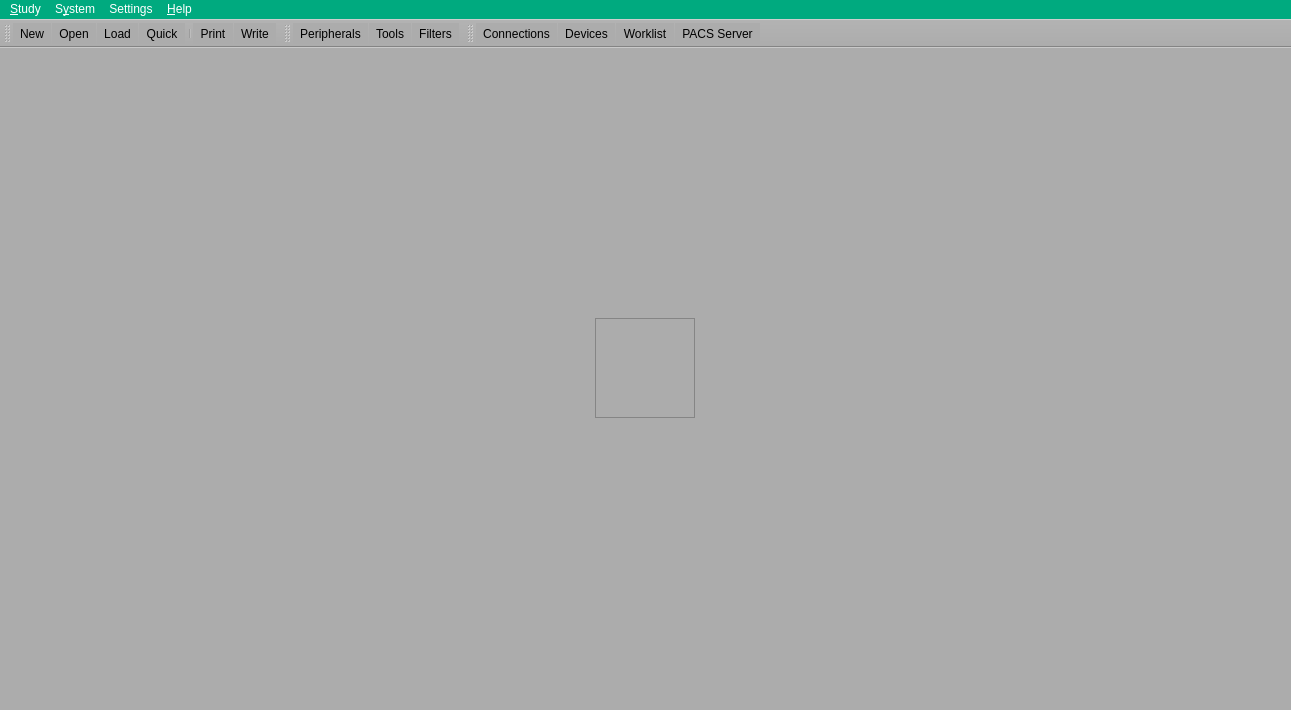
<?xml version="1.0" encoding="UTF-8"?>
<ui version="4.0">
 <class>MainWindow</class>
 <widget class="QMainWindow" name="MainWindow">
  <property name="geometry">
   <rect>
    <x>0</x>
    <y>0</y>
    <width>1291</width>
    <height>710</height>
   </rect>
  </property>
  <property name="windowTitle">
   <string>iBEX</string>
  </property>
  <property name="windowIcon">
   <iconset resource="../resources.qrc">
    <normaloff>:/assets/images/_ibex_logo.png</normaloff>:/assets/images/_ibex_logo.png</iconset>
  </property>
  <property name="autoFillBackground">
   <bool>false</bool>
  </property>
  <property name="styleSheet">
   <string notr="true">background-color: rgb(172, 172, 172);
font: 10pt &quot;MS Shell Dlg 2&quot;;

</string>
  </property>
  <widget class="QWidget" name="centralWidget">
   <layout class="QHBoxLayout" name="horizontalLayout_2">
    <item>
     <layout class="QHBoxLayout" name="horizontalLayout">
      <item>
       <spacer name="horizontalSpacer">
        <property name="orientation">
         <enum>Qt::Horizontal</enum>
        </property>
        <property name="sizeType">
         <enum>QSizePolicy::Maximum</enum>
        </property>
        <property name="sizeHint" stdset="0">
         <size>
          <width>40</width>
          <height>20</height>
         </size>
        </property>
       </spacer>
      </item>
      <item>
       <widget class="QFrame" name="frame">
        <property name="minimumSize">
         <size>
          <width>100</width>
          <height>100</height>
         </size>
        </property>
        <property name="maximumSize">
         <size>
          <width>100</width>
          <height>100</height>
         </size>
        </property>
        <property name="styleSheet">
         <string notr="true">border-image: url(:/assets/images/_ibex_logo.png);</string>
        </property>
        <property name="frameShape">
         <enum>QFrame::StyledPanel</enum>
        </property>
        <property name="frameShadow">
         <enum>QFrame::Raised</enum>
        </property>
       </widget>
      </item>
      <item>
       <spacer name="horizontalSpacer_2">
        <property name="orientation">
         <enum>Qt::Horizontal</enum>
        </property>
        <property name="sizeType">
         <enum>QSizePolicy::Maximum</enum>
        </property>
        <property name="sizeHint" stdset="0">
         <size>
          <width>40</width>
          <height>20</height>
         </size>
        </property>
       </spacer>
      </item>
     </layout>
    </item>
   </layout>
  </widget>
  <widget class="QMenuBar" name="mainMenuBar">
   <property name="geometry">
    <rect>
     <x>0</x>
     <y>0</y>
     <width>1291</width>
     <height>18</height>
    </rect>
   </property>
   <property name="styleSheet">
    <string notr="true">background-color: rgb(0, 170, 127);
border-color: rgb(0, 0, 0);
color: rgb(255, 255, 255);
selection-background-color: rgb(85, 170, 255);
</string>
   </property>
   <widget class="QMenu" name="menuStudy">
    <property name="title">
     <string>&amp;Study</string>
    </property>
    <addaction name="action_New_Study"/>
    <addaction name="action_Open_Study"/>
    <addaction name="action_Load_Study"/>
    <addaction name="action_Quick_Start"/>
    <addaction name="separator"/>
    <addaction name="action_Print_Study"/>
    <addaction name="action_Write_To_CD"/>
    <addaction name="separator"/>
    <addaction name="action_Exit"/>
   </widget>
   <widget class="QMenu" name="menuS_ystem">
    <property name="title">
     <string>S&amp;ystem</string>
    </property>
    <addaction name="action_Get_Peripherals_Status"/>
    <addaction name="action_Get_Tools_Status"/>
    <addaction name="action_Get_Filters_Status"/>
   </widget>
   <widget class="QMenu" name="menuSettings">
    <property name="title">
     <string>Settings</string>
    </property>
    <addaction name="action_Get_Connections"/>
    <addaction name="action_Update_Devices_Settings"/>
    <addaction name="action_Update_Worklist_Settings"/>
    <addaction name="action_Update_PACS_Server_Settings"/>
   </widget>
   <widget class="QMenu" name="menuHelp">
    <property name="title">
     <string>&amp;Help</string>
    </property>
    <addaction name="action_About"/>
   </widget>
   <addaction name="menuStudy"/>
   <addaction name="menuS_ystem"/>
   <addaction name="menuSettings"/>
   <addaction name="menuHelp"/>
  </widget>
  <widget class="QToolBar" name="studyToolBar">
   <property name="toolButtonStyle">
    <enum>Qt::ToolButtonTextUnderIcon</enum>
   </property>
   <attribute name="toolBarArea">
    <enum>TopToolBarArea</enum>
   </attribute>
   <attribute name="toolBarBreak">
    <bool>false</bool>
   </attribute>
   <addaction name="action_New_Study"/>
   <addaction name="action_Open_Study"/>
   <addaction name="action_Load_Study"/>
   <addaction name="action_Quick_Start"/>
   <addaction name="separator"/>
   <addaction name="action_Print_Study"/>
   <addaction name="action_Write_To_CD"/>
  </widget>
  <widget class="QStatusBar" name="statusBar"/>
  <widget class="QToolBar" name="systemToolBar">
   <property name="windowTitle">
    <string>toolBar</string>
   </property>
   <property name="toolButtonStyle">
    <enum>Qt::ToolButtonTextUnderIcon</enum>
   </property>
   <attribute name="toolBarArea">
    <enum>TopToolBarArea</enum>
   </attribute>
   <attribute name="toolBarBreak">
    <bool>false</bool>
   </attribute>
   <addaction name="action_Get_Peripherals_Status"/>
   <addaction name="action_Get_Tools_Status"/>
   <addaction name="action_Get_Filters_Status"/>
  </widget>
  <widget class="QToolBar" name="settingsToolBar">
   <property name="windowTitle">
    <string>toolBar_2</string>
   </property>
   <property name="toolButtonStyle">
    <enum>Qt::ToolButtonTextUnderIcon</enum>
   </property>
   <attribute name="toolBarArea">
    <enum>TopToolBarArea</enum>
   </attribute>
   <attribute name="toolBarBreak">
    <bool>false</bool>
   </attribute>
   <addaction name="action_Get_Connections"/>
   <addaction name="action_Update_Devices_Settings"/>
   <addaction name="action_Update_Worklist_Settings"/>
   <addaction name="action_Update_PACS_Server_Settings"/>
  </widget>
  <action name="action_New_Study">
   <property name="icon">
    <iconset resource="../resources.qrc">
     <normaloff>:/assets/images/_48_start_document.png</normaloff>:/assets/images/_48_start_document.png</iconset>
   </property>
   <property name="text">
    <string>&amp;New</string>
   </property>
  </action>
  <action name="action_Open_Study">
   <property name="icon">
    <iconset resource="../resources.qrc">
     <normaloff>:/assets/images/_48_open_document.png</normaloff>:/assets/images/_48_open_document.png</iconset>
   </property>
   <property name="text">
    <string>&amp;Open</string>
   </property>
  </action>
  <action name="action_Load_Study">
   <property name="icon">
    <iconset resource="../resources.qrc">
     <normaloff>:/assets/images/_48_load.png</normaloff>:/assets/images/_48_load.png</iconset>
   </property>
   <property name="text">
    <string>&amp;Load</string>
   </property>
  </action>
  <action name="action_Quick_Start">
   <property name="icon">
    <iconset resource="../resources.qrc">
     <normaloff>:/assets/images/_48_quick.png</normaloff>:/assets/images/_48_quick.png</iconset>
   </property>
   <property name="text">
    <string>&amp;Quick</string>
   </property>
  </action>
  <action name="action_Print_Study">
   <property name="icon">
    <iconset resource="../resources.qrc">
     <normaloff>:/assets/images/_48_printing.png</normaloff>:/assets/images/_48_printing.png</iconset>
   </property>
   <property name="text">
    <string>Print</string>
   </property>
  </action>
  <action name="action_Write_To_CD">
   <property name="icon">
    <iconset resource="../resources.qrc">
     <normaloff>:/assets/images/_48_writecd.png</normaloff>:/assets/images/_48_writecd.png</iconset>
   </property>
   <property name="text">
    <string>Write</string>
   </property>
  </action>
  <action name="action_Exit">
   <property name="icon">
    <iconset resource="../resources.qrc">
     <normaloff>:/assets/images/_48_exit.png</normaloff>:/assets/images/_48_exit.png</iconset>
   </property>
   <property name="text">
    <string>Exit</string>
   </property>
  </action>
  <action name="action_Get_Peripherals_Status">
   <property name="icon">
    <iconset resource="../resources.qrc">
     <normaloff>:/assets/images/_48_pheripherals.png</normaloff>:/assets/images/_48_pheripherals.png</iconset>
   </property>
   <property name="text">
    <string>Peripherals</string>
   </property>
  </action>
  <action name="action_Get_Tools_Status">
   <property name="icon">
    <iconset resource="../resources.qrc">
     <normaloff>:/assets/images/_48_tools.png</normaloff>:/assets/images/_48_tools.png</iconset>
   </property>
   <property name="text">
    <string>Tools</string>
   </property>
  </action>
  <action name="action_Get_Filters_Status">
   <property name="icon">
    <iconset resource="../resources.qrc">
     <normaloff>:/assets/images/_48_filters.png</normaloff>:/assets/images/_48_filters.png</iconset>
   </property>
   <property name="text">
    <string>Filters</string>
   </property>
  </action>
  <action name="action_Get_Connections">
   <property name="icon">
    <iconset resource="../resources.qrc">
     <normaloff>:/assets/images/_48_connections.png</normaloff>:/assets/images/_48_connections.png</iconset>
   </property>
   <property name="text">
    <string>Connections</string>
   </property>
  </action>
  <action name="action_Update_Devices_Settings">
   <property name="icon">
    <iconset resource="../resources.qrc">
     <normaloff>:/assets/images/_48_devices.png</normaloff>:/assets/images/_48_devices.png</iconset>
   </property>
   <property name="text">
    <string>Devices</string>
   </property>
  </action>
  <action name="action_Update_Worklist_Settings">
   <property name="icon">
    <iconset resource="../resources.qrc">
     <normaloff>:/assets/images/_48_worklist.png</normaloff>:/assets/images/_48_worklist.png</iconset>
   </property>
   <property name="text">
    <string>Worklist</string>
   </property>
  </action>
  <action name="action_Update_PACS_Server_Settings">
   <property name="icon">
    <iconset resource="../resources.qrc">
     <normaloff>:/assets/images/_48_pacs_server.png</normaloff>:/assets/images/_48_pacs_server.png</iconset>
   </property>
   <property name="text">
    <string>PACS Server</string>
   </property>
  </action>
  <action name="action_About">
   <property name="icon">
    <iconset resource="../resources.qrc">
     <normaloff>:/assets/images/_48_info.png</normaloff>:/assets/images/_48_info.png</iconset>
   </property>
   <property name="text">
    <string>&amp;About</string>
   </property>
  </action>
 </widget>
 <layoutdefault spacing="6" margin="11"/>
 <resources>
  <include location="../resources.qrc"/>
 </resources>
 <connections/>
</ui>
